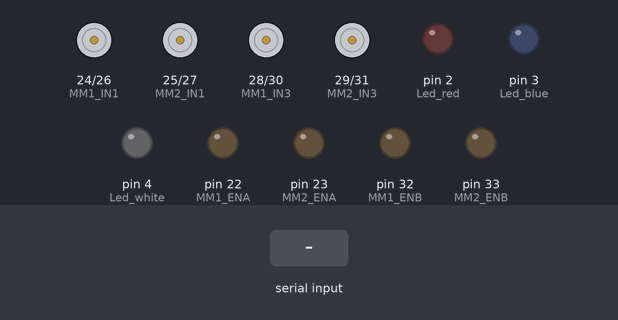
A sketch run on a simulated Arduino Mega 2560, built with avr-gcc and run on an emulated ATmega2560. On the bench: motor-driver pin pairs drawn as motors (green arrow = first pin HIGH = forward, orange = second pin HIGH = backward, longer = more drive), output pins drawn as LEDs (lit = HIGH). The inputs (shaded band) are chosen by the test bench. EEPROM starts erased; what the sketch prints to the serial monitor is not drawn.

Above: at 1.2 s.
1.3 s: "2" received over the second serial link
At 2.3 s:
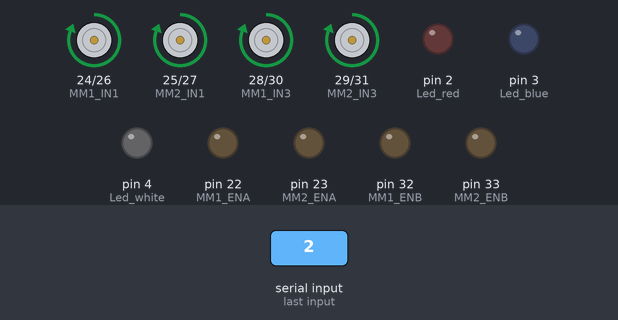
3.3 s: "4" received over the second serial link
At 3.7 s:
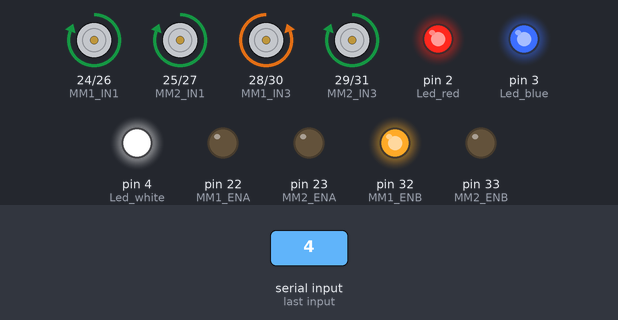
5.3 s: "1" received over the second serial link
At 5.7 s:
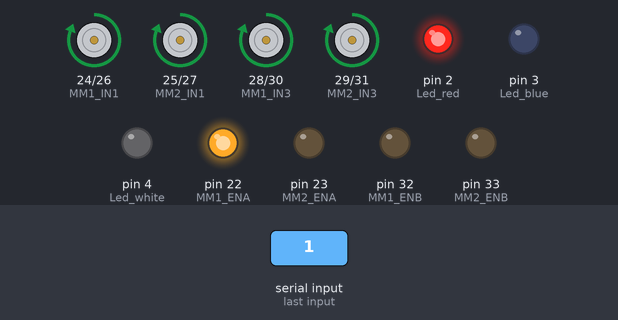
7.3 s: "3" received over the second serial link
At 7.7 s:
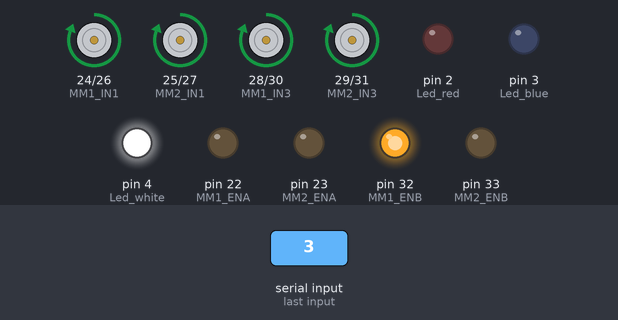
9.3 s: "5" received over the second serial link
At 10.2 s:
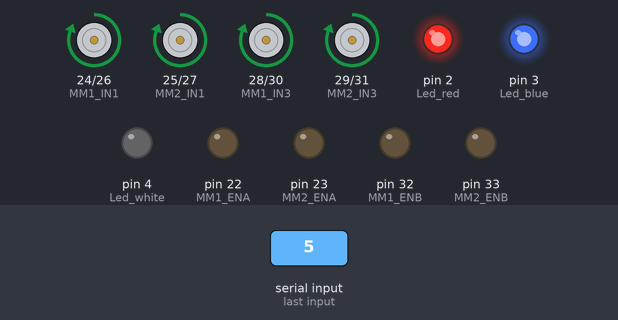
11.3 s: "6" received over the second serial link
At 13.0 s:
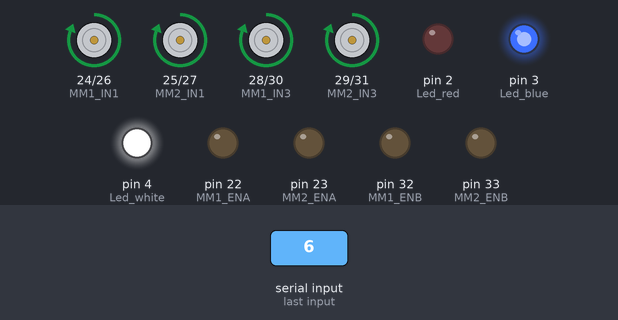
Timing chart, 0 to 14.3 s (numbered marks = the images above; inputs shaded):
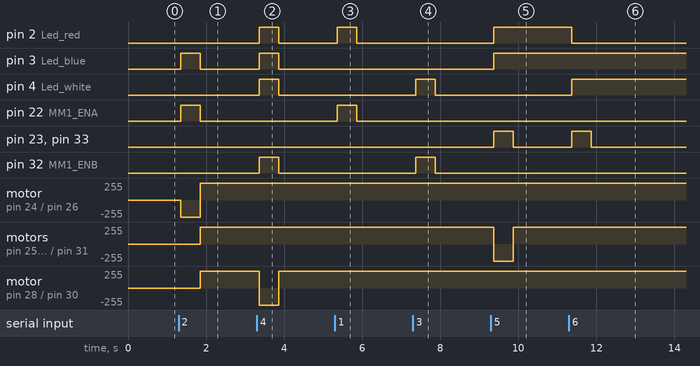

Measured:
- after the input at 1.3 s, pin 3 (Led_blue), pin 22 (MM1_ENA): LOW → HIGH after 0.05 s, → LOW 0.50 s later
- after the input at 3.3 s, pin 2 (Led_red), pin 3 (Led_blue), pin 4 (Led_white), pin 32 (MM1_ENB): LOW → HIGH after 0.06 s, → LOW 0.50 s later; motor on pin 28 (MM1_IN3) / pin 30 (MM1_IN4): forward 255/255 → backward 255/255 after 0.06 s, → forward 255/255 0.50 s later
- after the input at 5.3 s, pin 2 (Led_red), pin 22 (MM1_ENA): LOW → HIGH after 0.06 s, → LOW 0.50 s later
- after the input at 7.3 s, pin 4 (Led_white), pin 32 (MM1_ENB): LOW → HIGH after 0.07 s, → LOW 0.50 s later
- after the input at 9.3 s, pin 2 (Led_red), pin 3 (Led_blue): LOW → HIGH after 0.07 s; pin 23 (MM2_ENA), pin 33 (MM2_ENB): LOW → HIGH after 0.07 s, → LOW 0.50 s later; motor on pin 25 (MM2_IN1) / pin 27 (MM2_IN2), motor on pin 29 (MM2_IN3) / pin 31 (MM2_IN4): forward 255/255 → backward 255/255 after 0.07 s, → forward 255/255 0.50 s later
- after the input at 11.3 s, pin 2 (Led_red): HIGH → LOW after 0.07 s; pin 4 (Led_white): LOW → HIGH after 0.07 s; pin 23 (MM2_ENA), pin 33 (MM2_ENB): LOW → HIGH after 0.07 s, → LOW 0.50 s later

The sketch:

BasicOperations_2.ino
```cpp
#define Led_red 2
#define Led_blue 3
#define Led_white 4

#define IR_pin 53

#define MM1_ENA 22
#define MM1_IN1 24
#define MM1_IN2 26
#define MM1_IN3 28
#define MM1_IN4 30
#define MM1_ENB 32

#define MM2_ENA 23
#define MM2_IN1 25
#define MM2_IN2 27
#define MM2_IN3 29
#define MM2_IN4 31
#define MM2_ENB 33

//Bluetooth is connected to rx,tx -> 18,19 .. i.e Serial1 of Mega.

#include <EEPROM.h>

//positions for motors.
long mm1_posA = 0;
long mm1_posB = 0;

long last_mm1_posA = 0;
long last_mm1_posB = 0;

//address map for eeprom.
#define EEPROM_POS_A_ADDR 0
#define EEPROM_POS_B_ADDR sizeof(long)
#define EEPROM_MAGIC_ADDR 100
#define EEPROM_MAGIC_VAL 123

byte checkVal;

void setup() {
  Serial.begin(9600);
  Serial1.begin(9600);

  pinMode(IR_pin, INPUT);

  pinMode(Led_red,OUTPUT);
  pinMode(Led_blue,OUTPUT);
  pinMode(Led_white,OUTPUT);

  pinMode(MM1_ENA,OUTPUT);
  pinMode(MM1_IN1,OUTPUT);
  pinMode(MM1_IN2,OUTPUT);
  pinMode(MM1_IN3,OUTPUT);
  pinMode(MM1_IN4,OUTPUT);
  pinMode(MM1_ENB,OUTPUT);

  pinMode(MM2_ENA,OUTPUT);
  pinMode(MM2_IN1,OUTPUT);
  pinMode(MM2_IN2,OUTPUT);
  pinMode(MM2_IN3,OUTPUT);
  pinMode(MM2_IN4,OUTPUT);
  pinMode(MM2_ENB,OUTPUT);


  EEPROM.get(EEPROM_MAGIC_ADDR, checkVal);
  if (checkVal != EEPROM_MAGIC_VAL) {
    mm1_posA = 0;
    mm1_posB = 0;
    EEPROM.put(EEPROM_POS_A_ADDR, mm1_posA);
    EEPROM.put(EEPROM_POS_B_ADDR, mm1_posB);
    EEPROM.put(EEPROM_MAGIC_ADDR, EEPROM_MAGIC_VAL);
    Serial.println("First boot — position initialized.");
  }
  else
  {
    EEPROM.get(EEPROM_POS_A_ADDR, mm1_posA);
    EEPROM.get(EEPROM_POS_B_ADDR, mm1_posB);
    Serial.println("Positions loaded from EEPROM.");
  }
  last_mm1_posA = mm1_posA;
  last_mm1_posB = mm1_posB;


  Serial.print("Horizontal Position : ");
  Serial.println(mm1_posA);
  Serial.print("Vertical Position : ");
  Serial.println(mm1_posB);
}

void left()
{
  Serial1.println("In Left Function...");
  digitalWrite(MM1_IN1,HIGH);
  digitalWrite(MM1_IN2,LOW);
  analogWrite(MM1_ENA,225);
  delay(500);
  mm1_posA--;
  stop();
  savePositionIfChanged();
}

void right()
{
  Serial1.println("In Right Function...");
  digitalWrite(MM1_IN1,LOW);
  digitalWrite(MM1_IN2,HIGH);
  analogWrite(MM1_ENA,225);
  delay(500);
  mm1_posA++;
  stop();
  savePositionIfChanged();
}

void up()
{
  Serial1.println("In Up Function...");
  digitalWrite(MM1_IN3,HIGH);
  digitalWrite(MM1_IN4,LOW);
  analogWrite(MM1_ENB,225);
  delay(500);
  mm1_posB--;
  stop();
  savePositionIfChanged();
}

void down()
{
  Serial1.println("In Down Function...");
  digitalWrite(MM1_IN3,LOW);
  digitalWrite(MM1_IN4,HIGH);
  analogWrite(MM1_ENB,225);
  delay(500);
  mm1_posB++;
  stop();
  savePositionIfChanged();
}

void clockwise()
{
  Serial1.println("In AntiClockwise...");
  digitalWrite(MM2_IN1,LOW);
  digitalWrite(MM2_IN2,HIGH);
  digitalWrite(MM2_IN3,LOW);
  digitalWrite(MM2_IN4,HIGH);
  analogWrite(MM2_ENA,255);
  analogWrite(MM2_ENB,255);
  delay(500);
  stop();
}

void anticlockwise()
{
  Serial1.println("In Clockwise...");
  digitalWrite(MM2_IN1,HIGH);
  digitalWrite(MM2_IN2,LOW);
  digitalWrite(MM2_IN3,HIGH);
  digitalWrite(MM2_IN4,LOW);
  analogWrite(MM2_ENA,255);
  analogWrite(MM2_ENB,255);
  delay(500);
  stop();
}

void stop()
{
  digitalWrite(MM1_IN1,HIGH);
  digitalWrite(MM1_IN2,LOW);
  analogWrite(MM1_ENA,0);
  digitalWrite(MM1_IN3,HIGH);
  digitalWrite(MM1_IN4,LOW);
  analogWrite(MM1_ENB,0);

  digitalWrite(MM2_IN1,HIGH);
  digitalWrite(MM2_IN2,LOW);
  analogWrite(MM2_ENA,0);
  digitalWrite(MM2_IN3,HIGH);
  digitalWrite(MM2_IN4,LOW);
  analogWrite(MM2_ENB,0);
}


void savePositionIfChanged() {
  Serial.println("");
  if (mm1_posA != last_mm1_posA) {
    EEPROM.put(EEPROM_POS_A_ADDR, mm1_posA);
    last_mm1_posA = mm1_posA;
    Serial.print("mm1_posA updated: "); Serial.println(mm1_posA);
  }

  if (mm1_posB != last_mm1_posB) {
    EEPROM.put(EEPROM_POS_B_ADDR, mm1_posB);
    last_mm1_posB = mm1_posB;
    Serial.print("mm1_posB updated: "); Serial.println(mm1_posB);
  }

  Serial1.print("Horizontal Position : ");
  Serial1.println(mm1_posA);
  Serial1.print("Vertical Position : ");
  Serial1.println(mm1_posB);
}


void loop() {
  if(Serial1.available()>0)
  {
    char command=Serial1.read();
    Serial.print("Command Received : ");
    Serial.println(command);


    if(command=='1')
    {
      digitalWrite(Led_red,HIGH);
      digitalWrite(Led_blue,LOW);
      digitalWrite(Led_white,LOW);
      if (mm1_posA>0)
      {
        left();
      }
      digitalWrite(Led_red,LOW);
    }
    else if(command=='2')
    {
      digitalWrite(Led_red,LOW);
      digitalWrite(Led_blue,HIGH);
      digitalWrite(Led_white,LOW);
      if (mm1_posA<10)
      {
      right();
      }

      digitalWrite(Led_blue,LOW);
    }
    else if(command=='3')
    {
      digitalWrite(Led_red,LOW);
      digitalWrite(Led_blue,LOW);
      digitalWrite(Led_white,HIGH);
      if (mm1_posB>0)
      {
        up();
      }
      digitalWrite(Led_white,LOW);
    }
    else if(command=='4')
    {
      digitalWrite(Led_red,HIGH);
      digitalWrite(Led_blue,HIGH);
      digitalWrite(Led_white,HIGH);
      if(mm1_posB<35)
      {
        down();
      }

      digitalWrite(Led_red,LOW);
      digitalWrite(Led_blue,LOW);
      digitalWrite(Led_white,LOW);
    }
    else if(command=='5')
    {
      digitalWrite(Led_red,HIGH);
      digitalWrite(Led_blue,HIGH);
      digitalWrite(Led_white,LOW);
      clockwise();
    }
    else if(command=='6')
    {
      digitalWrite(Led_red,LOW);
      digitalWrite(Led_blue,HIGH);
      digitalWrite(Led_white,HIGH);
      anticlockwise();
    }
    else if(command=='0')
    {
      digitalWrite(Led_red,LOW);
      digitalWrite(Led_blue,LOW);
      digitalWrite(Led_white,LOW);
      delay(2000);
      stop();
    }
    else
    {
      Serial.println("Invlaid Input !!!");
    }
  }
  delay(100);
}
```
